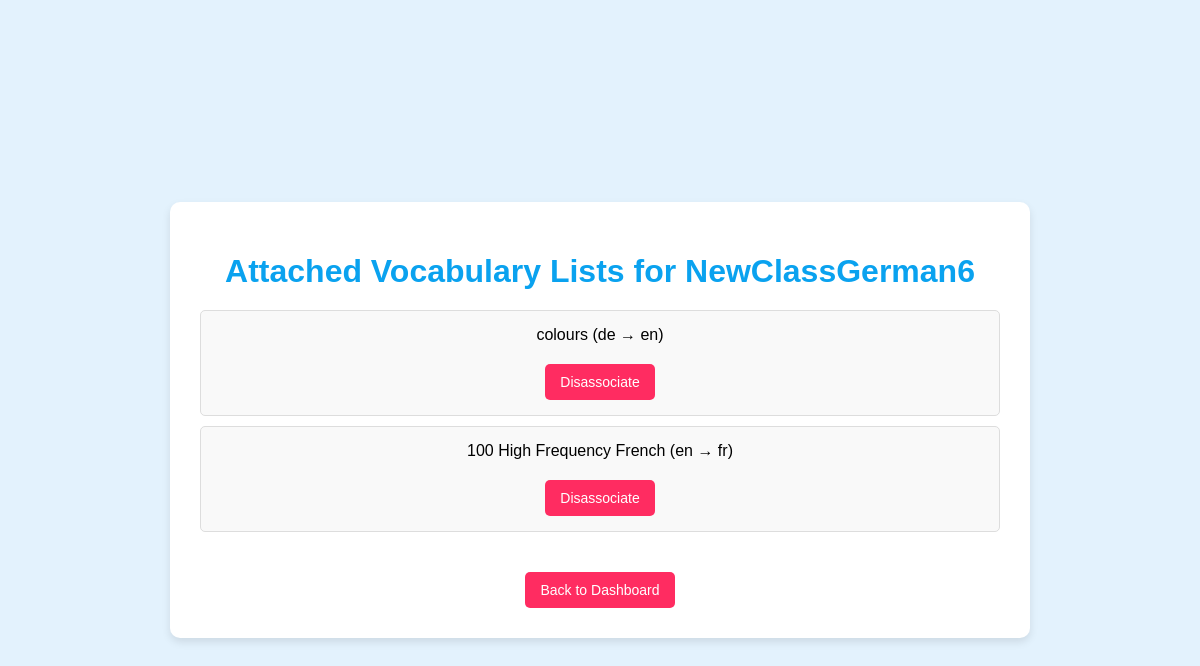
Screenshot of /view-attached-vocab/486a7a3d-af48-4ac6-b4a7-0cec3d2c80a4/ (signed in) with the database file from the repository.
### learning/models.py (models this page shows, shortened)
class Class(models.Model):
    school = models.ForeignKey(School, on_delete=models.CASCADE)
    id = models.UUIDField(primary_key=True, default=uuid.uuid4, editable=False)
    name = models.CharField(max_length=100)
    language = models.CharField(max_length=50)
    teachers = models.ManyToManyField(User, related_name="shared_classes")
    icon = models.ImageField(upload_to="class_icons/", blank=True, null=True)
    vocabulary_lists = models.ManyToManyField("VocabularyList", related_name="linked_classes", blank=True)

class VocabularyList(models.Model):
    name = models.CharField(max_length=100)
    source_language = models.CharField(max_length=50)
    target_language = models.CharField(max_length=50)
    teacher = models.ForeignKey(User, on_delete=models.CASCADE)
    classes = models.ManyToManyField(Class, related_name="linked_vocab_lists", blank=True)

### learning/views.py (the view, shortened to what this page needs)
# urls.py: path('view-attached-vocab/<uuid:class_id>/', views.view_attached_vocab, name='view_attached_vocab'),
@login_required
def view_attached_vocab(request, class_id):
    class_instance = get_object_or_404(Class, id=class_id)
    if request.user not in class_instance.teachers.all():
        return HttpResponseForbidden("You do not have permission to manage this class.")
    attached_vocab_lists = class_instance.vocabulary_lists.all()
    return render(request, "learning/view_attached_vocab.html", {
        "class_instance": class_instance,
        "attached_vocab_lists": attached_vocab_lists,
    })

### learning/templates/learning/view_attached_vocab.html (shortened to what this page needs)
{% load static %}
<!DOCTYPE html>
<html lang="en">
<head>
</head>
<body>
  <div class="container">
    <h1>Attached Vocabulary Lists for {{ class_instance.name }}</h1>
    <ul>
      {% for vocab_list in attached_vocab_lists %}
      <li>
        <div>
          {{ vocab_list.name }} ({{ vocab_list.source_language }} → {{ vocab_list.target_language }})
        </div>
        <form method="POST" action="">
          <button type="submit">Disassociate</button>
        </form>
      </li>
      {% empty %}
      <li>No vocabulary lists are currently attached to this class.</li>
      {% endfor %}
    </ul>
    <a href="{% url 'teacher_dashboard' %}" class="back-link">Back to Dashboard</a>
  </div>
{% include 'messages.html' %}
</body>
</html>

### learning/templates/learning/view_attached_vocab.html (style rules this page uses)
body { font-family: Arial, sans-serif; background: #e3f2fd; margin: 0; padding: 20px; display: flex; justify-content: center; align-items: center; min-height: 100vh; }
.container { background: #fff; padding: 30px; border-radius: 10px; max-width: 800px; width: 100%; box-shadow: 0 4px 8px rgba(0, 0, 0, 0.1); text-align: center; }
h1 { color: #0aa2ef; margin-bottom: 20px; }
ul { list-style: none; padding: 0; margin: 0 0 20px; }
ul li { background: #f9f9f9; border: 1px solid #ddd; border-radius: 5px; padding: 15px; margin-bottom: 10px; display: flex; flex-direction: column; align-items: center; }
ul li > div { font-size: 16px; margin-bottom: 10px; }
ul li form { margin-top: 10px; }
button { background-color: #ff2c61; color: #fff; border: none; padding: 10px 15px; border-radius: 5px; cursor: pointer; transition: background-color 0.3s ease; font-size: 14px; }
a.back-link { display: inline-block; margin-top: 20px; background-color: #ff2c61; color: #fff; padding: 10px 15px; border-radius: 5px; text-decoration: none; transition: background-color 0.3s ease; font-size: 14px; }

### rows the page displays
Class: name "NewClassGerman6"
VocabularyList: name "colours", source_language "de", target_language "en"
VocabularyList: name "100 High Frequency French", source_language "en", target_language "fr"
